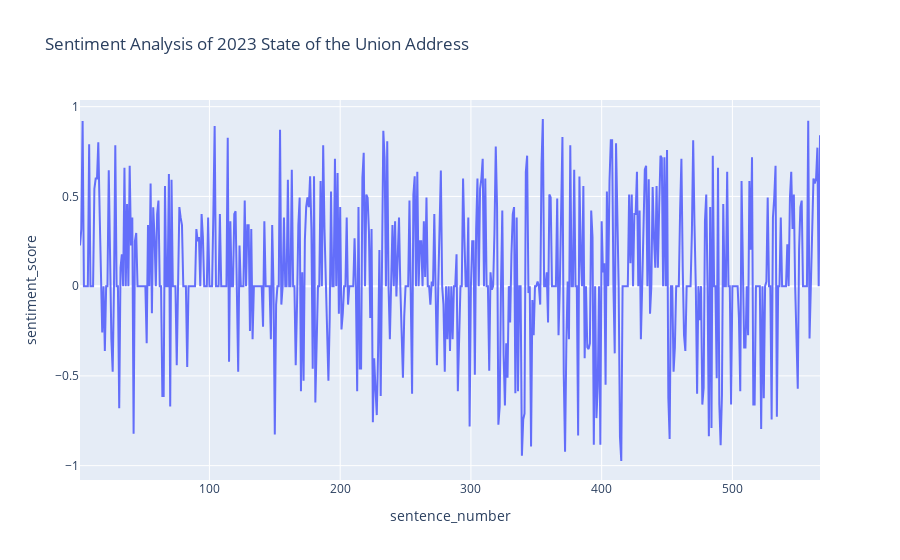

The notebook cell this image was saved under:
### Code cell
fig = px.line(speech_df, x='sentence_number', y="sentiment_score",
             title= "Sentiment Analysis of 2023 State of the Union Address")
fig.show()

### Figure 1 — Plotly figure (JSON) as saved in the notebook; plotly's stock layout.template omitted (floating-point values rounded to 4 significant figures; data arrays with more than 128 entries replaced by an {"elided": "..."} marker saying what was removed)
{"data": [{"hovertemplate": "sentence_number=%{x}<br>sentiment_score=%{y}<extra></extra>", "legendgroup": "", "line": {"color": "#636efa", "dash": "solid"}, "marker": {"symbol": "circle"}, "mode": "lines", "name": "", "orientation": "v", "showlegend": false, "type": "scatter", "x": {"elided": "567 int values"}, "xaxis": "x", "y": {"elided": "567 float values"}, "yaxis": "y"}], "layout": {"legend": {"tracegroupgap": 0}, "title": {"text": "Sentiment Analysis of 2023 State of the Union Address"}, "xaxis": {"anchor": "y", "domain": [0, 1], "title": {"text": "sentence_number"}}, "yaxis": {"anchor": "x", "domain": [0, 1], "title": {"text": "sentiment_score"}}}}
